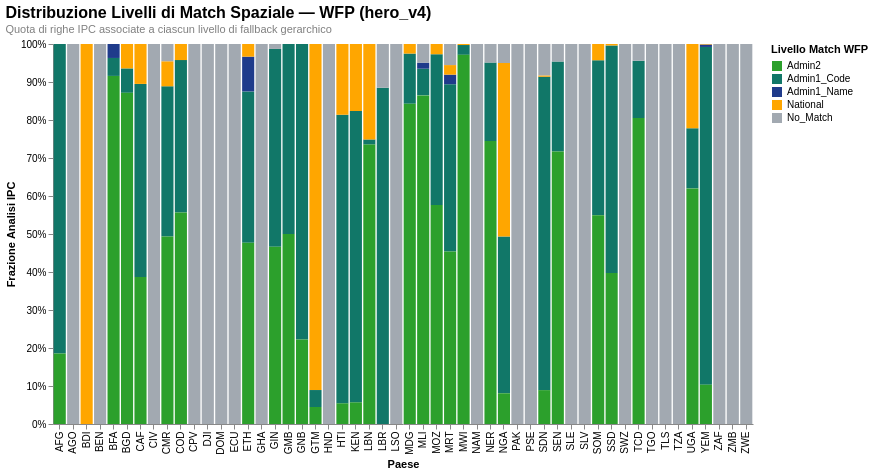

The notebook cell saved with this chart:
### Markdown cell above
## 2. Analisi della Distribuzione del Match Spaziale (Fallback)

I grafici seguenti (sviluppati in Altair) mostrano come la pipeline abbia risolto geograficamente l'associazione dei mercati WFP e dei pixel di pioggia alle aree IPC. 
- **Admin2**: Match ottimale a livello di distretto.
- **Admin1_Code / Admin1_Name**: Match a livello provinciale (tramite codice o euristica testuale).
- **National**: Fallback a livello di media nazionale.
- **No_Match**: Area non associata (mancanza di confini geometrici o coordinate).

### Code cell
# Distribuzione dei match spaziali per i prezzi WFP
plot_wfp_match_distribution(df)

### Figure 1 — Vega-Lite specification as saved in the notebook (floating-point values rounded to 4 significant figures)
{"config": {"view": {"continuousWidth": 300, "continuousHeight": 300, "strokeWidth": 0}, "axis": {"grid": false}}, "data": {"name": "data-5da9b75a8fe1a6bc75a916bbaab13895"}, "mark": {"type": "bar"}, "encoding": {"color": {"field": "wfp_match_level", "legend": {"title": "Livello Match WFP"}, "scale": {"domain": ["Admin2", "Admin1_Code", "Admin1_Name", "National", "No_Match"], "range": ["#2ca02c", "#117768", "#1f3b8b", "#ffa600", "#a2a9b1"]}, "type": "nominal"}, "order": {"field": "sort_index", "type": "quantitative"}, "tooltip": [{"field": "Country", "type": "nominal"}, {"field": "wfp_match_level", "type": "nominal"}, {"field": "count", "type": "quantitative"}], "x": {"axis": {"labelAngle": -90}, "field": "Country", "sort": "ascending", "title": "Paese", "type": "nominal"}, "y": {"axis": {"format": "%"}, "field": "count", "stack": "normalize", "title": "Frazione Analisi IPC", "type": "quantitative"}}, "height": 380, "title": {"text": "Distribuzione Livelli di Match Spaziale — WFP (hero_v4)", "anchor": "start", "fontSize": 16, "subtitle": "Quota di righe IPC associate a ciascun livello di fallback gerarchico", "subtitleColor": "gray", "subtitleFontSize": 11}, "width": 700, "$schema": "https://vega.github.io/schema/vega-lite/v6.1.0.json", "datasets": {"data-5da9b75a8fe1a6bc75a916bbaab13895": [{"Country": "AFG", "wfp_match_level": "Admin1_Code", "count": 1076, "sort_index": 1}, {"Country": "AFG", "wfp_match_level": "Admin2", "count": 245, "sort_index": 0}, {"Country": "AGO", "wfp_match_level": "No_Match", "count": 80, "sort_index": 4}, {"Country": "BDI", "wfp_match_level": "National", "count": 264, "sort_index": 3}, {"Country": "BEN", "wfp_match_level": "No_Match", "count": 1540, "sort_index": 4}, {"Country": "BFA", "wfp_match_level": "Admin1_Code", "count": 36, "sort_index": 1}, {"Country": "BFA", "wfp_match_level": "Admin1_Name", "count": 28, "sort_index": 2}, {"Country": "BFA", "wfp_match_level": "Admin2", "count": 698, "sort_index": 0}, {"Country": "BGD", "wfp_match_level": "Admin1_Code", "count": 14, "sort_index": 1}, {"Country": "BGD", "wfp_match_level": "Admin2", "count": 190, "sort_index": 0}, {"Country": "BGD", "wfp_match_level": "National", "count": 14, "sort_index": 3}, {"Country": "CAF", "wfp_match_level": "Admin1_Code", "count": 895, "sort_index": 1}, {"Country": "CAF", "wfp_match_level": "Admin2", "count": 681, "sort_index": 0}, {"Country": "CAF", "wfp_match_level": "National", "count": 185, "sort_index": 3}, {"Country": "CIV", "wfp_match_level": "No_Match", "count": 726, "sort_index": 4}, {"Country": "CMR", "wfp_match_level": "Admin1_Code", "count": 504, "sort_index": 1}, {"Country": "CMR", "wfp_match_level": "Admin2", "count": 630, "sort_index": 0}, {"Country": "CMR", "wfp_match_level": "National", "count": 84, "sort_index": 3}, {"Country": "CMR", "wfp_match_level": "No_Match", "count": 58, "sort_index": 4}, {"Country": "COD", "wfp_match_level": "Admin1_Code", "count": 1479, "sort_index": 1}, {"Country": "COD", "wfp_match_level": "Admin2", "count": 2053, "sort_index": 0}, {"Country": "COD", "wfp_match_level": "National", "count": 156, "sort_index": 3}, {"Country": "CPV", "wfp_match_level": "No_Match", "count": 286, "sort_index": 4}, {"Country": "DJI", "wfp_match_level": "No_Match", "count": 150, "sort_index": 4}, {"Country": "DOM", "wfp_match_level": "No_Match", "count": 244, "sort_index": 4}, {"Country": "ECU", "wfp_match_level": "No_Match", "count": 72, "sort_index": 4}, {"Country": "ETH", "wfp_match_level": "Admin1_Code", "count": 287, "sort_index": 1}, {"Country": "ETH", "wfp_match_level": "Admin1_Name", "count": 66, "sort_index": 2}, {"Country": "ETH", "wfp_match_level": "Admin2", "count": 344, "sort_index": 0}, {"Country": "ETH", "wfp_match_level": "National", "count": 24, "sort_index": 3}, {"Country": "GHA", "wfp_match_level": "No_Match", "count": 2384, "sort_index": 4}, {"Country": "GIN", "wfp_match_level": "Admin1_Code", "count": 280, "sort_index": 1}, {"Country": "GIN", "wfp_match_level": "Admin2", "count": 251, "sort_index": 0}, {"Country": "GIN", "wfp_match_level": "No_Match", "count": 7, "sort_index": 4}, {"Country": "GMB", "wfp_match_level": "Admin1_Code", "count": 68, "sort_index": 1}, {"Country": "GMB", "wfp_match_level": "Admin2", "count": 68, "sort_index": 0}, {"Country": "GNB", "wfp_match_level": "Admin1_Code", "count": 140, "sort_index": 1}, {"Country": "GNB", "wfp_match_level": "Admin2", "count": 40, "sort_index": 0}, {"Country": "GTM", "wfp_match_level": "Admin1_Code", "count": 21, "sort_index": 1}, {"Country": "GTM", "wfp_match_level": "Admin2", "count": 21, "sort_index": 0}, {"Country": "GTM", "wfp_match_level": "National", "count": 428, "sort_index": 3}, {"Country": "HND", "wfp_match_level": "No_Match", "count": 339, "sort_index": 4}, {"Country": "HTI", "wfp_match_level": "Admin1_Code", "count": 560, "sort_index": 1}, {"Country": "HTI", "wfp_match_level": "Admin2", "count": 40, "sort_index": 0}, {"Country": "HTI", "wfp_match_level": "National", "count": 137, "sort_index": 3}, {"Country": "KEN", "wfp_match_level": "Admin1_Code", "count": 553, "sort_index": 1}, {"Country": "KEN", "wfp_match_level": "Admin2", "count": 41, "sort_index": 0}, {"Country": "KEN", "wfp_match_level": "National", "count": 127, "sort_index": 3}, {"Country": "LBN", "wfp_match_level": "Admin1_Code", "count": 9, "sort_index": 1}, {"Country": "LBN", "wfp_match_level": "Admin2", "count": 489, "sort_index": 0}, {"Country": "LBN", "wfp_match_level": "National", "count": 167, "sort_index": 3}, {"Country": "LBR", "wfp_match_level": "Admin1_Code", "count": 123, "sort_index": 1}, {"Country": "LBR", "wfp_match_level": "No_Match", "count": 16, "sort_index": 4}, {"Country": "LSO", "wfp_match_level": "No_Match", "count": 220, "sort_index": 4}, {"Country": "MDG", "wfp_match_level": "Admin1_Code", "count": 126, "sort_index": 1}, {"Country": "MDG", "wfp_match_level": "Admin2", "count": 804, "sort_index": 0}, {"Country": "MDG", "wfp_match_level": "National", "count": 24, "sort_index": 3}, {"Country": "MLI", "wfp_match_level": "Admin1_Code", "count": 80, "sort_index": 1}, {"Country": "MLI", "wfp_match_level": "Admin1_Name", "count": 18, "sort_index": 2}, {"Country": "MLI", "wfp_match_level": "Admin2", "count": 985, "sort_index": 0}, {"Country": "MLI", "wfp_match_level": "No_Match", "count": 56, "sort_index": 4}, {"Country": "MOZ", "wfp_match_level": "Admin1_Code", "count": 606, "sort_index": 1}, {"Country": "MOZ", "wfp_match_level": "Admin2", "count": 879, "sort_index": 0}, {"Country": "MOZ", "wfp_match_level": "National", "count": 41, "sort_index": 3}, {"Country": "MRT", "wfp_match_level": "Admin1_Code", "count": 437, "sort_index": 1}, {"Country": "MRT", "wfp_match_level": "Admin1_Name", "count": 25, "sort_index": 2}, {"Country": "MRT", "wfp_match_level": "Admin2", "count": 450, "sort_index": 0}, {"Country": "MRT", "wfp_match_level": "National", "count": 25, "sort_index": 3}, {"Country": "MRT", "wfp_match_level": "No_Match", "count": 55, "sort_index": 4}, {"Country": "MWI", "wfp_match_level": "Admin1_Code", "count": 19, "sort_index": 1}, {"Country": "MWI", "wfp_match_level": "Admin2", "count": 716, "sort_index": 0}, {"Country": "MWI", "wfp_match_level": "National", "count": 2, "sort_index": 3}, {"Country": "NAM", "wfp_match_level": "No_Match", "count": 280, "sort_index": 4}, {"Country": "NER", "wfp_match_level": "Admin1_Code", "count": 333, "sort_index": 1}, {"Country": "NER", "wfp_match_level": "Admin2", "count": 1202, "sort_index": 0}, {"Country": "NER", "wfp_match_level": "No_Match", "count": 79, "sort_index": 4}, {"Country": "NGA", "wfp_match_level": "Admin1_Code", "count": 6559, "sort_index": 1}, {"Country": "NGA", "wfp_match_level": "Admin2", "count": 1286, "sort_index": 0}, {"Country": "NGA", "wfp_match_level": "National", "count": 7260, "sort_index": 3}, {"Country": "NGA", "wfp_match_level": "No_Match", "count": 795, "sort_index": 4}, {"Country": "PAK", "wfp_match_level": "No_Match", "count": 836, "sort_index": 4}, {"Country": "PSE", "wfp_match_level": "No_Match", "count": 58, "sort_index": 4}, {"Country": "SDN", "wfp_match_level": "Admin1_Code", "count": 3951, "sort_index": 1}, {"Country": "SDN", "wfp_match_level": "Admin1_Name", "count": 1, "sort_index": 2}, {"Country": "SDN", "wfp_match_level": "Admin2", "count": 427, "sort_index": 0}, {"Country": "SDN", "wfp_match_level": "National", "count": 17, "sort_index": 3}, {"Country": "SDN", "wfp_match_level": "No_Match", "count": 396, "sort_index": 4}, {"Country": "SEN", "wfp_match_level": "Admin1_Code", "count": 236, "sort_index": 1}, {"Country": "SEN", "wfp_match_level": "Admin2", "count": 714, "sort_index": 0}, {"Country": "SEN", "wfp_match_level": "No_Match", "count": 46, "sort_index": 4}, {"Country": "SLE", "wfp_match_level": "No_Match", "count": 344, "sort_index": 4}, {"Country": "SLV", "wfp_match_level": "No_Match", "count": 106, "sort_index": 4}, {"Country": "SOM", "wfp_match_level": "Admin1_Code", "count": 4084, "sort_index": 1}, {"Country": "SOM", "wfp_match_level": "Admin2", "count": 5493, "sort_index": 0}, {"Country": "SOM", "wfp_match_level": "National", "count": 428, "sort_index": 3}, {"Country": "SSD", "wfp_match_level": "Admin1_Code", "count": 2175, "sort_index": 1}, {"Country": "SSD", "wfp_match_level": "Admin2", "count": 1442, "sort_index": 0}, {"Country": "SSD", "wfp_match_level": "National", "count": 14, "sort_index": 3}, {"Country": "SWZ", "wfp_match_level": "No_Match", "count": 177, "sort_index": 4}, {"Country": "TCD", "wfp_match_level": "Admin1_Code", "count": 236, "sort_index": 1}, {"Country": "TCD", "wfp_match_level": "Admin2", "count": 1261, "sort_index": 0}, {"Country": "TCD", "wfp_match_level": "No_Match", "count": 69, "sort_index": 4}, {"Country": "TGO", "wfp_match_level": "No_Match", "count": 670, "sort_index": 4}, {"Country": "TLS", "wfp_match_level": "No_Match", "count": 56, "sort_index": 4}, {"Country": "TZA", "wfp_match_level": "No_Match", "count": 270, "sort_index": 4}, {"Country": "UGA", "wfp_match_level": "Admin1_Code", "count": 70, "sort_index": 1}, {"Country": "UGA", "wfp_match_level": "Admin2", "count": 274, "sort_index": 0}, {"Country": "UGA", "wfp_match_level": "National", "count": 98, "sort_index": 3}, {"Country": "YEM", "wfp_match_level": "Admin1_Code", "count": 3325, "sort_index": 1}, {"Country": "YEM", "wfp_match_level": "Admin1_Name", "count": 24, "sort_index": 2}, {"Country": "YEM", "wfp_match_level": "Admin2", "count": 387, "sort_index": 0}, {"Country": "YEM", "wfp_match_level": "National", "count": 5, "sort_index": 3}, {"Country": "ZAF", "wfp_match_level": "No_Match", "count": 68, "sort_index": 4}, {"Country": "ZMB", "wfp_match_level": "No_Match", "count": 1315, "sort_index": 4}, {"Country": "ZWE", "wfp_match_level": "No_Match", "count": 360, "sort_index": 4}]}}
